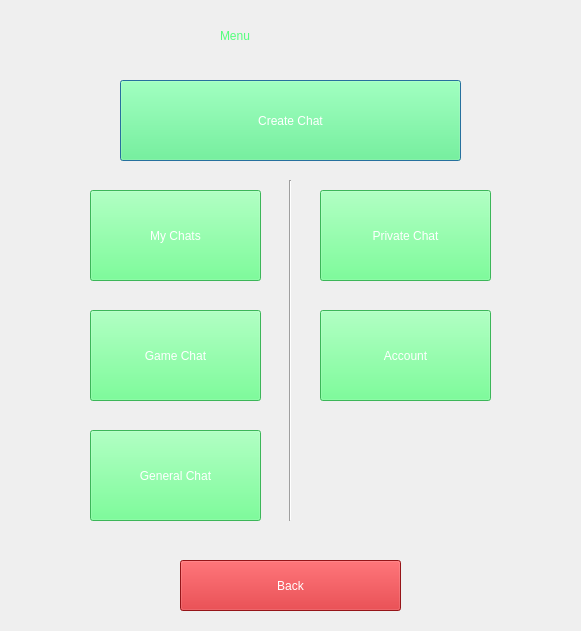
<?xml version="1.0" encoding="UTF-8"?>
<ui version="4.0">
 <class>ChatMenu</class>
 <widget class="QDialog" name="ChatMenu">
  <property name="geometry">
   <rect>
    <x>0</x>
    <y>0</y>
    <width>581</width>
    <height>631</height>
   </rect>
  </property>
  <property name="windowTitle">
   <string>Menu</string>
  </property>
  <widget class="QPushButton" name="pushButton_Create">
   <property name="geometry">
    <rect>
     <x>120</x>
     <y>80</y>
     <width>341</width>
     <height>81</height>
    </rect>
   </property>
   <property name="cursor">
    <cursorShape>PointingHandCursor</cursorShape>
   </property>
   <property name="styleSheet">
    <string notr="true">background-color: rgb(84, 255, 124);
color: rgb(255, 255, 255);</string>
   </property>
   <property name="text">
    <string>Create Chat</string>
   </property>
  </widget>
  <widget class="Line" name="line">
   <property name="geometry">
    <rect>
     <x>280</x>
     <y>180</y>
     <width>20</width>
     <height>341</height>
    </rect>
   </property>
   <property name="orientation">
    <enum>Qt::Vertical</enum>
   </property>
  </widget>
  <widget class="QPushButton" name="pushButton_General">
   <property name="geometry">
    <rect>
     <x>90</x>
     <y>430</y>
     <width>171</width>
     <height>91</height>
    </rect>
   </property>
   <property name="cursor">
    <cursorShape>PointingHandCursor</cursorShape>
   </property>
   <property name="styleSheet">
    <string notr="true">background-color: rgb(84, 255, 124);
color: rgb(255, 255, 255);</string>
   </property>
   <property name="text">
    <string>General Chat</string>
   </property>
  </widget>
  <widget class="QPushButton" name="pushButton_Private">
   <property name="geometry">
    <rect>
     <x>320</x>
     <y>190</y>
     <width>171</width>
     <height>91</height>
    </rect>
   </property>
   <property name="cursor">
    <cursorShape>PointingHandCursor</cursorShape>
   </property>
   <property name="styleSheet">
    <string notr="true">background-color: rgb(84, 255, 124);
color: rgb(255, 255, 255);</string>
   </property>
   <property name="text">
    <string>Private Chat</string>
   </property>
  </widget>
  <widget class="QPushButton" name="pushButton_Mychat">
   <property name="geometry">
    <rect>
     <x>90</x>
     <y>190</y>
     <width>171</width>
     <height>91</height>
    </rect>
   </property>
   <property name="cursor">
    <cursorShape>PointingHandCursor</cursorShape>
   </property>
   <property name="styleSheet">
    <string notr="true">background-color: rgb(84, 255, 124);
color: rgb(255, 255, 255);</string>
   </property>
   <property name="text">
    <string>My Chats</string>
   </property>
  </widget>
  <widget class="QPushButton" name="pushButton_Game">
   <property name="geometry">
    <rect>
     <x>90</x>
     <y>310</y>
     <width>171</width>
     <height>91</height>
    </rect>
   </property>
   <property name="cursor">
    <cursorShape>PointingHandCursor</cursorShape>
   </property>
   <property name="styleSheet">
    <string notr="true">background-color: rgb(84, 255, 124);
color: rgb(255, 255, 255);</string>
   </property>
   <property name="text">
    <string>Game Chat</string>
   </property>
  </widget>
  <widget class="QPushButton" name="pushButton_MyAccount">
   <property name="geometry">
    <rect>
     <x>320</x>
     <y>310</y>
     <width>171</width>
     <height>91</height>
    </rect>
   </property>
   <property name="cursor">
    <cursorShape>PointingHandCursor</cursorShape>
   </property>
   <property name="styleSheet">
    <string notr="true">background-color: rgb(84, 255, 124);
color: rgb(255, 255, 255);</string>
   </property>
   <property name="text">
    <string>Account</string>
   </property>
  </widget>
  <widget class="QPushButton" name="pushButton_MenuBack">
   <property name="geometry">
    <rect>
     <x>180</x>
     <y>560</y>
     <width>221</width>
     <height>51</height>
    </rect>
   </property>
   <property name="cursor">
    <cursorShape>PointingHandCursor</cursorShape>
   </property>
   <property name="styleSheet">
    <string notr="true">background-color: rgb(209, 29, 33);
color: rgb(255, 255, 255);</string>
   </property>
   <property name="text">
    <string>Back</string>
   </property>
  </widget>
  <widget class="QLabel" name="label">
   <property name="geometry">
    <rect>
     <x>220</x>
     <y>10</y>
     <width>171</width>
     <height>51</height>
    </rect>
   </property>
   <property name="styleSheet">
    <string notr="true">font: 57 50pt &quot;Ubuntu&quot;;
color: rgb(84, 255, 124);</string>
   </property>
   <property name="text">
    <string>Menu</string>
   </property>
  </widget>
 </widget>
 <resources/>
 <connections/>
</ui>
